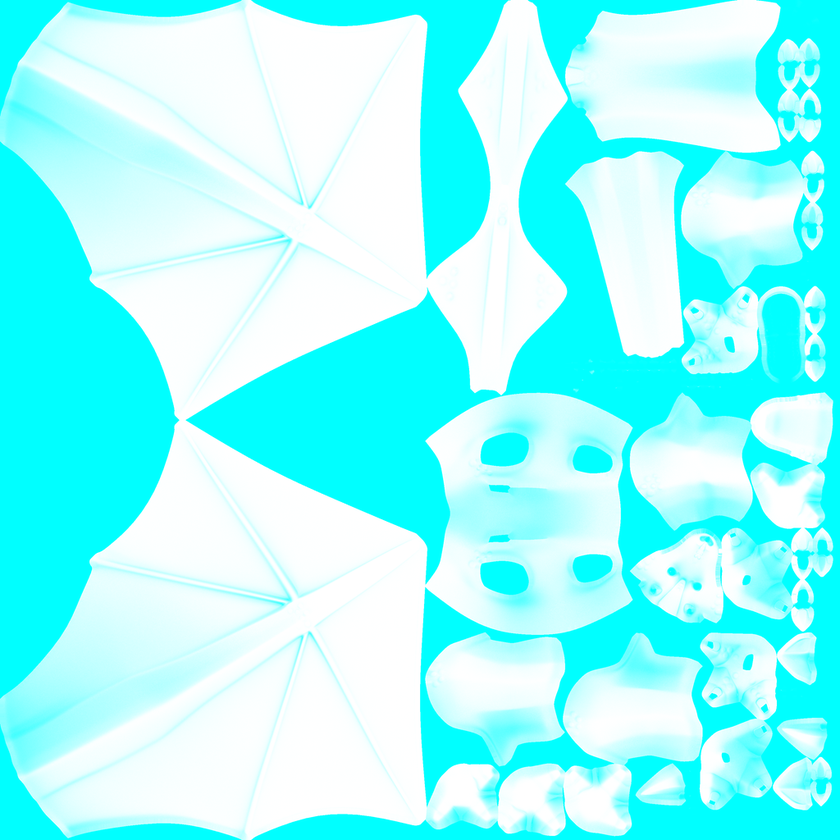
#> input picture assets/models/sketchfab/ember_1.png, 840 x 840 px, shrunk from 1024 x 1024 before the run, found by its file name
$ python bake_ember_normal.py
#> lines starting #> are read from the running program, lines starting #| are printed output that depends on the picture; after the words box and inside, x2 and y2 are one past the last pixel; in counts of white or black regions, pixels touching at a corner belong together
"""Add hex scales to the Stylized Dragon's own normal map (ember.glb).

The source albedo, roughness and AO are bound unchanged. Only the normal map
gains a scale relief on the body islands; the wing membranes keep their veins.
Run: python3 tools/bake_ember_normal.py
"""
import numpy as np
from PIL import Image

SRC = "assets/models/sketchfab/"
orm = np.asarray(Image.open(SRC + "ember_1.png").convert("RGB")).astype(np.float32) / 255
nrm = np.asarray(Image.open(SRC + "ember_2.png").convert("RGB")).astype(np.float32) / 255 * 2 - 1
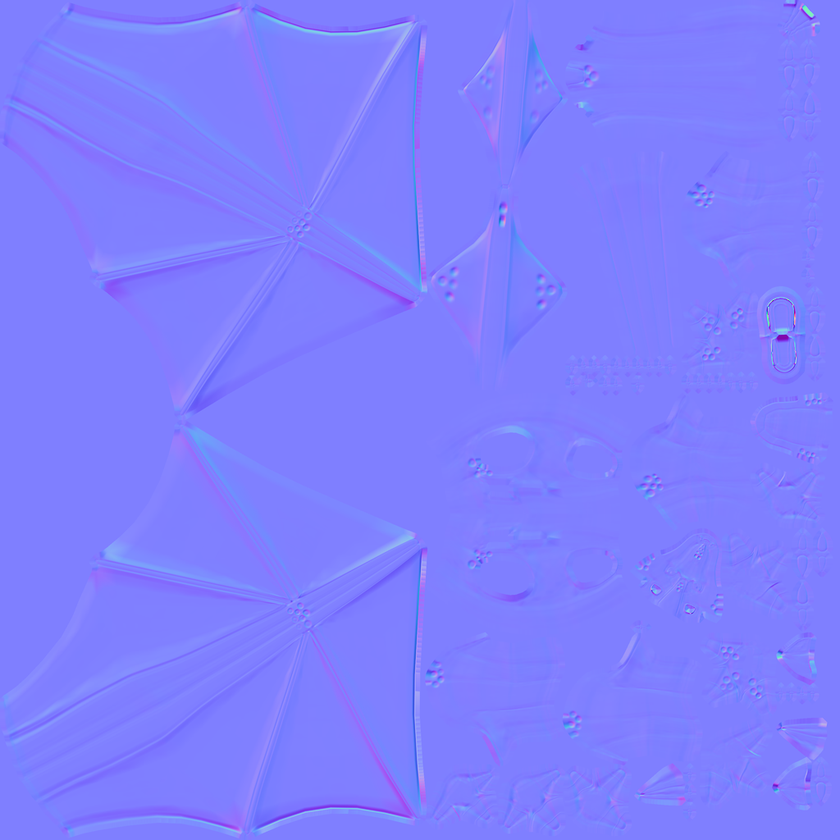
#> input picture assets/models/sketchfab/ember_2.png, 840 x 840 px, shrunk from 1024 x 1024 before the run, found by its file name
base = np.asarray(Image.open(SRC + "ember_0.png").convert("RGB")).astype(np.float32) / 255
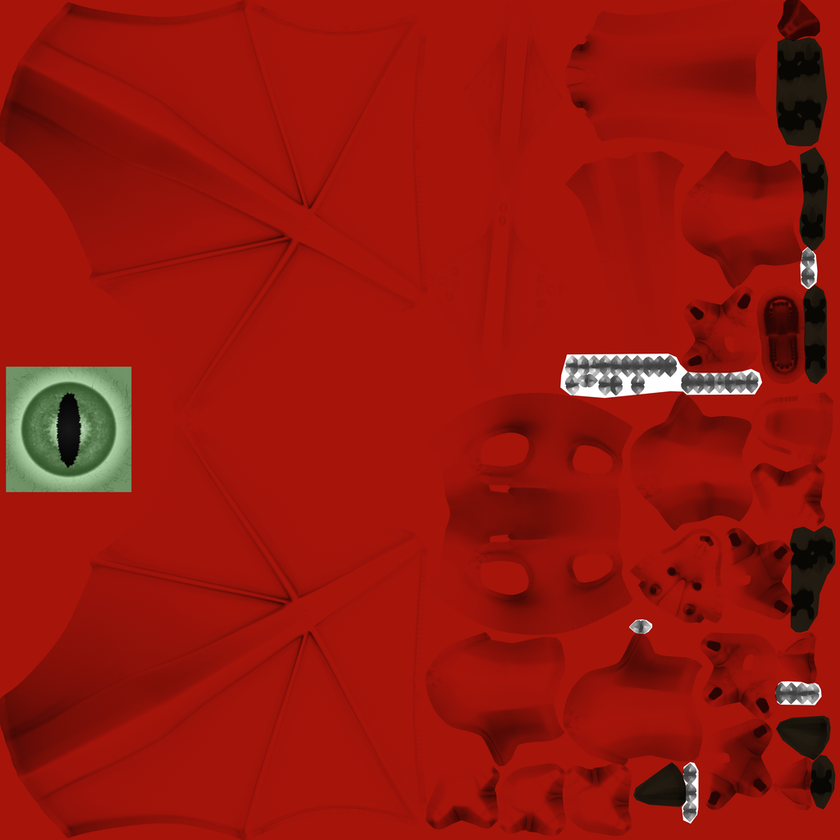
#> input picture assets/models/sketchfab/ember_0.png, 840 x 840 px, shrunk from 1024 x 1024 before the run, found by its file name
H, W, _ = nrm.shape
#> H = 840; W = 840
island = (orm[..., 0] > 0.02).astype(np.float32)
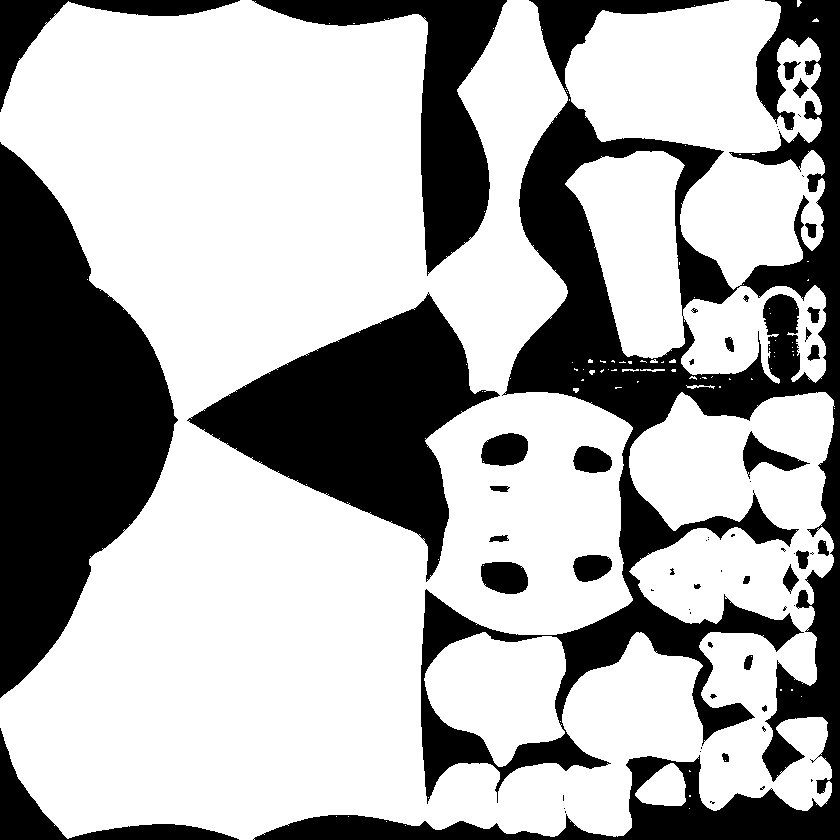
#> island: shape (840, 840) float32; values 0 (black) and 1 (white), 67.2% white; 61 black regions (28 under 20 px), largest, box (x1, y1, x2, y2) and area: (253, 0, 840, 840) 102689, (0, 142, 178, 698) 57176, (187, 292, 500, 582) 36879
yy, xx = np.mgrid[0:H, 0:W].astype(np.float32)
u, v = xx / W, yy / H
wing = ((u < 0.47) | ((u < 0.66) & (v < 0.36))).astype(np.float32)
redness = np.clip((base[..., 0] - np.maximum(base[..., 1], base[..., 2])) * 2.5, 0, 1)
body = island * (1 - wing) * redness

# Overlapping hex scales as a height field: domed cells that dip at the rim
# and step down toward the lower edge, like shingles.
cell = 13.0
row = np.floor(yy / (cell * 0.866))
off = (row % 2) * cell * 0.5
cx = np.floor((xx - off) / cell) * cell + off + cell * 0.5
cy = row * cell * 0.866 + cell * 0.433
d = np.sqrt(((xx - cx) / cell) ** 2 + ((yy - cy) / (cell * 0.866)) ** 2)
height = np.clip(1.0 - d * 1.7, 0, 1) ** 0.5 - 0.35 * np.clip((yy - cy) / (cell * 0.45), 0, 1)
height *= body
gy, gx = np.gradient(height)
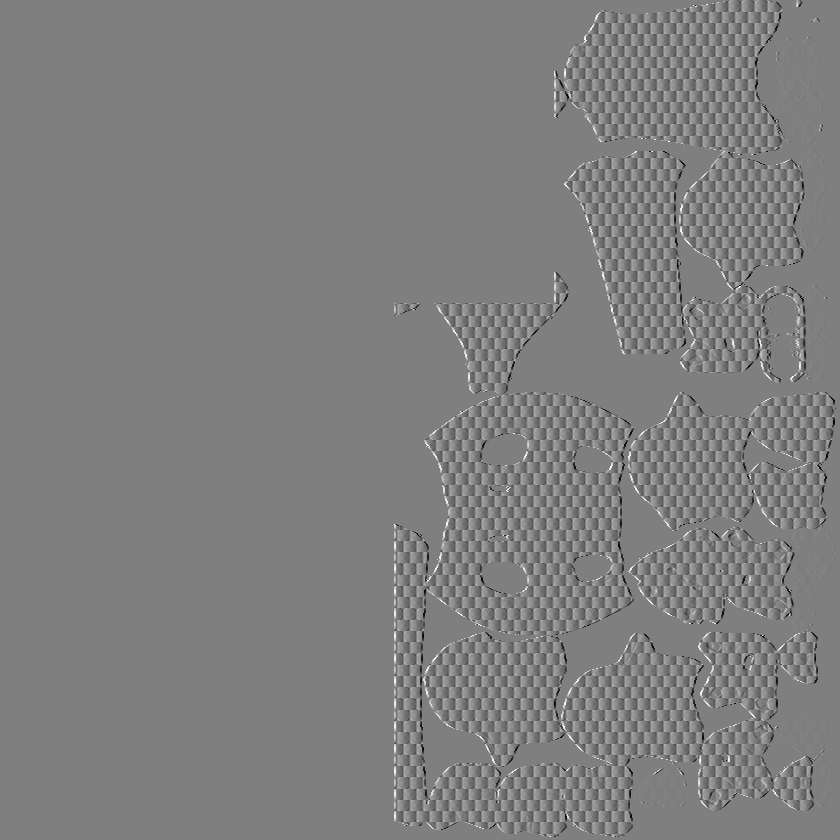
#> gx: shape (840, 840) float32; min -0.499, max 0.498, mean 8.76e-13; drawn with min black and max white
strength = 2.2
sn = np.stack([-gx * strength, -gy * strength, np.ones_like(gx)], -1)
sn /= np.linalg.norm(sn, axis=-1, keepdims=True)
# Reoriented normal blending (base + detail).
t = nrm + np.array([0, 0, 1.0])
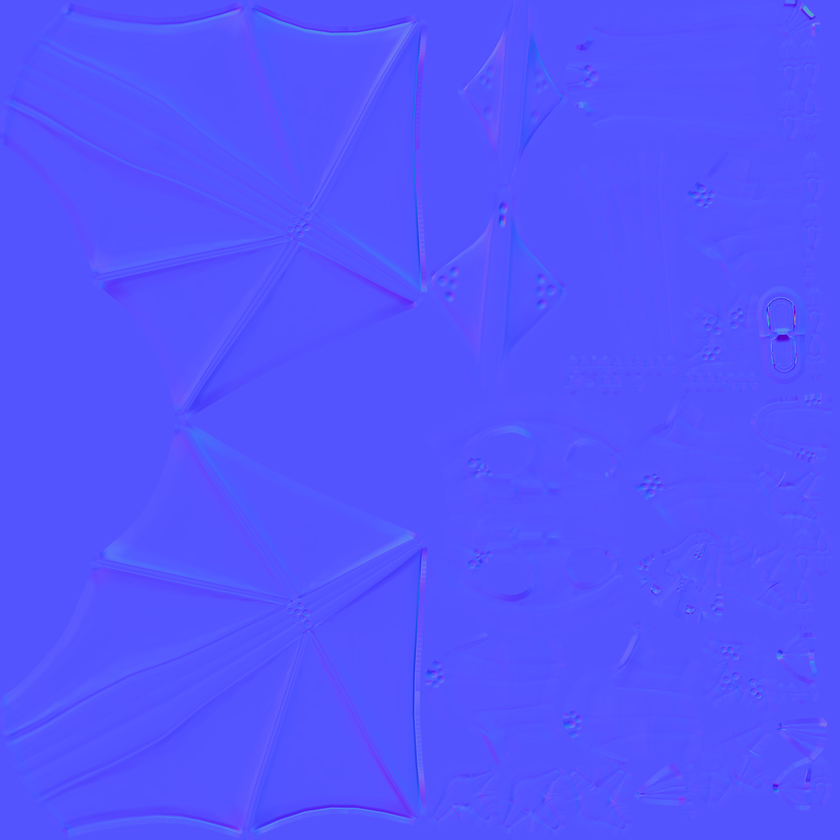
#> t: shape (840, 840, 3) float64; mean R, G, B -0.000735, -0.00128, 2; drawn with min black and max white
s = sn * np.array([-1, -1, 1.0])
out = t * (t * s).sum(-1, keepdims=True) / t[..., 2:3] - s
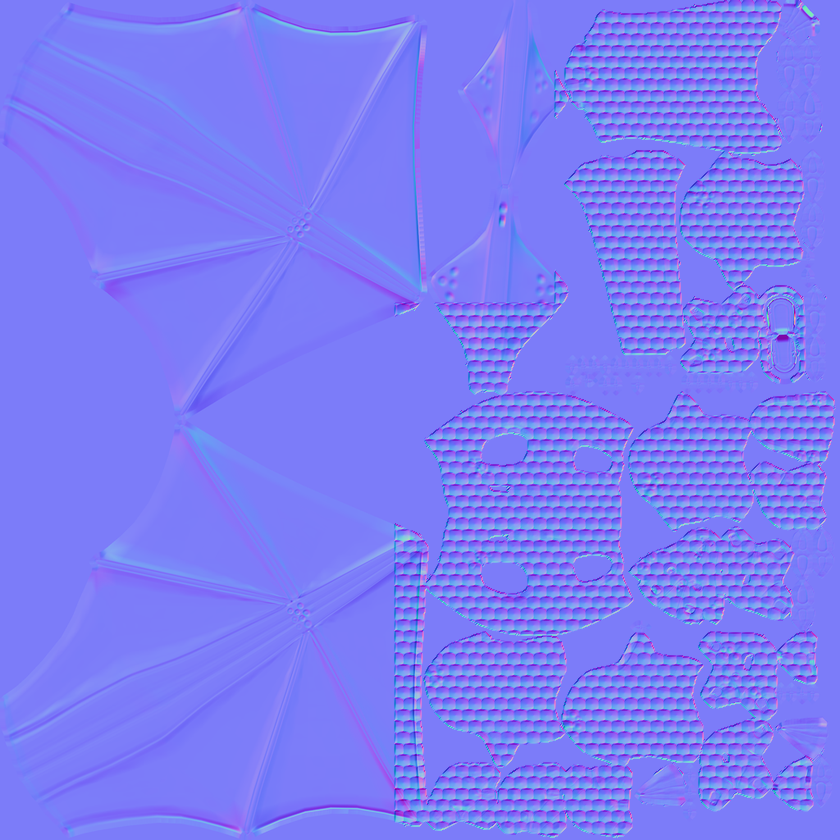
#> out: shape (840, 840, 3) float64; mean R, G, B -0.000611, 0.000548, 0.978; drawn with min black and max white
out /= np.linalg.norm(out, axis=-1, keepdims=True)
Image.fromarray(((out * 0.5 + 0.5) * 255).clip(0, 255).astype(np.uint8)).save(SRC + "ember_normal_scales.png")
print("wrote", SRC + "ember_normal_scales.png")
